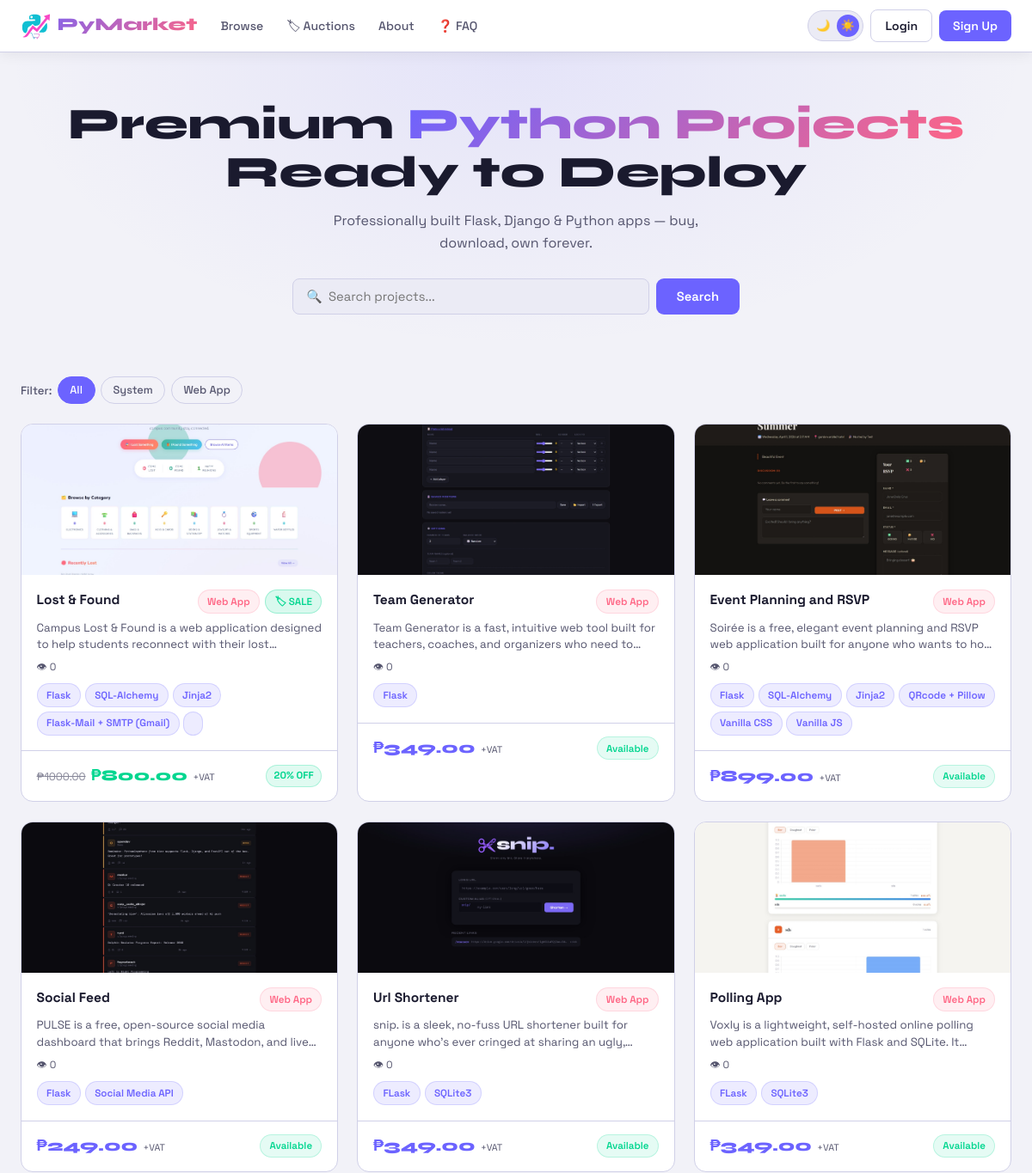
Before: / (upper part) with the older database file.
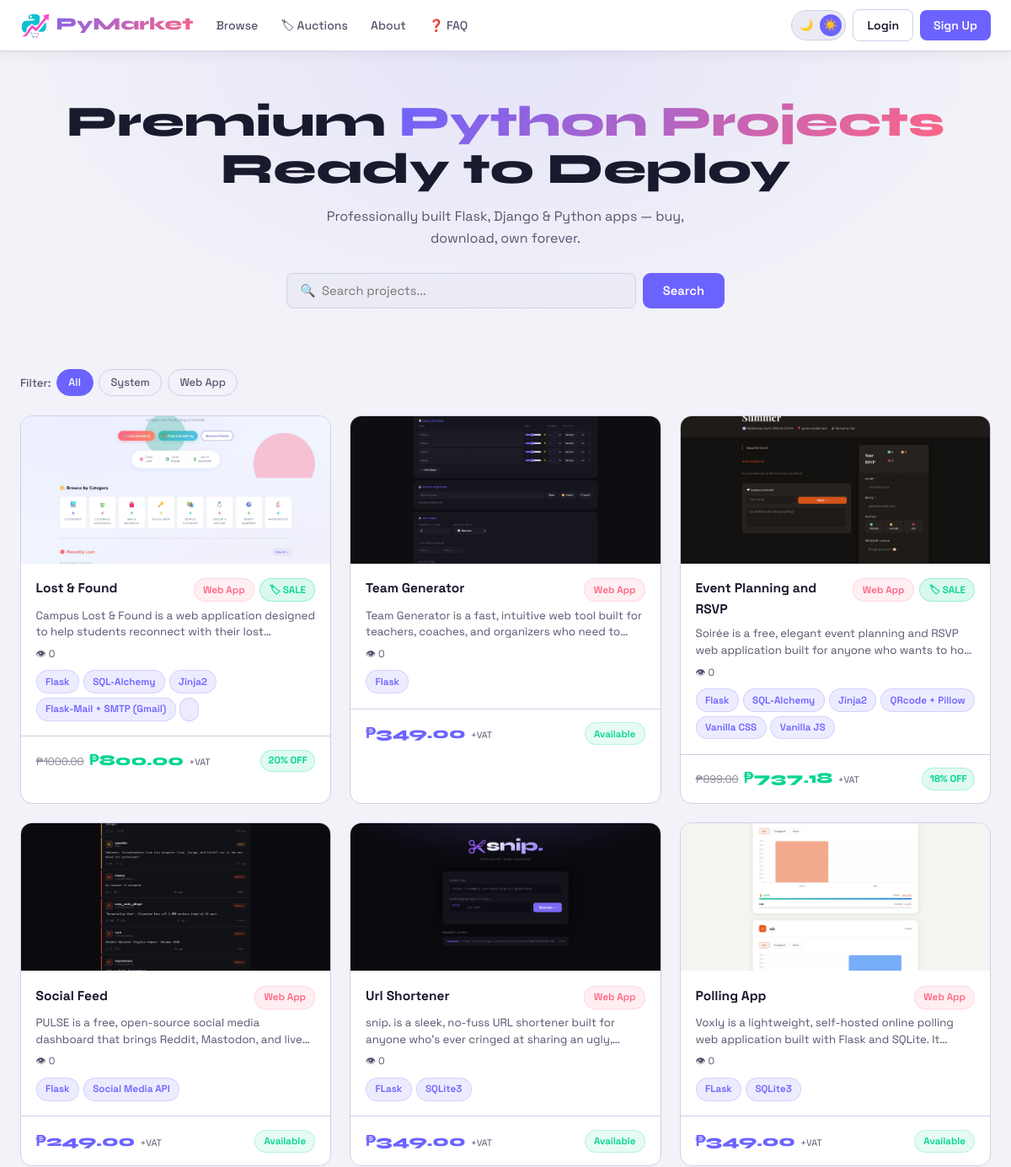
After: the same page with the newer database file.
### tables this page shows
CREATE TABLE projects (
                id INTEGER PRIMARY KEY AUTOINCREMENT,
                title TEXT NOT NULL,
                description TEXT NOT NULL,
                price REAL NOT NULL,
                tech_stack TEXT,
                category TEXT,
                file_path TEXT,
                is_active INTEGER DEFAULT 1,
                created_at TEXT DEFAULT CURRENT_TIMESTAMP
            , original_price REAL, discount_percent REAL DEFAULT 0, view_count INTEGER DEFAULT 0);

### app.py (the view)
@app.route('/')
def index():
    db = get_db()
    search   = request.args.get('q','')
    category = request.args.get('cat','')
    now = datetime.now().isoformat()
    query = """
        SELECT p.*,
            (SELECT filename FROM screenshots WHERE project_id=p.id LIMIT 1) as thumb,
            (SELECT COUNT(*) FROM orders o WHERE o.project_id=p.id AND o.status='approved') as buyer_count,
            (SELECT GROUP_CONCAT(u.username, ', ')
             FROM orders o JOIN users u ON o.user_id=u.id
             WHERE o.project_id=p.id AND o.status='approved') as buyer_names,
            (SELECT COUNT(*) FROM orders o WHERE o.project_id=p.id AND o.status='approved') as is_sold_out,
            (SELECT id FROM auctions a
             WHERE a.project_id=p.id AND a.starts_at <= ? AND a.ends_at >= ?
             LIMIT 1) as active_auction_id,
            (SELECT COUNT(*) FROM project_views v WHERE v.project_id=p.id) as view_count,
            (SELECT ROUND(AVG(r.rating),1) FROM reviews r WHERE r.project_id=p.id) as avg_rating,
            (SELECT COUNT(*) FROM reviews r WHERE r.project_id=p.id) as review_count
        FROM projects p WHERE p.is_active=1
    """
    params = [now, now]
    if search:
        query += " AND (p.title LIKE ? OR p.description LIKE ? OR p.tech_stack LIKE ?)"
        params += [f'%{search}%']*3
    if category:
        query += " AND p.category=?"
        params.append(category)
    query += " ORDER BY p.created_at DESC"
    projects   = db.execute(query, params).fetchall()
    categories = db.execute("SELECT DISTINCT category FROM projects WHERE is_active=1 AND category IS NOT NULL").fetchall()
    auction_rows = db.execute("""
        SELECT a.*, p.title as project_title, p.category,
            (SELECT filename FROM screenshots WHERE project_id=p.id LIMIT 1) as thumb,
            (SELECT COUNT(*) FROM auction_bids WHERE auction_id=a.id) as bid_count,
            (SELECT MAX(amount) FROM auction_bids WHERE auction_id=a.id) as current_bid,
            (SELECT u.username FROM auction_bids b JOIN users u ON b.user_id=u.id
             WHERE b.auction_id=a.id ORDER BY b.amount DESC LIMIT 1) as top_bidder
        FROM auctions a JOIN projects p ON a.project_id=p.id
        ORDER BY a.starts_at ASC LIMIT 4
    """).fetchall()
    auctions = []
    for a in auction_rows:
        d = dict(a)
        d['live_status'] = auction_status(a)
        auctions.append(d)
    return render_template('index.html', projects=projects, categories=categories,
                           search=search, selected_cat=category, auctions=auctions)

### app.py (called while the page is built)
@app.after_request
def add_security_headers(response):
    response.headers['X-Frame-Options'] = 'SAMEORIGIN'
    response.headers['X-Content-Type-Options'] = 'nosniff'
    response.headers['Referrer-Policy'] = 'strict-origin-when-cross-origin'
    response.headers['Content-Security-Policy'] = (
        "default-src 'self'; "
        "script-src 'self' 'unsafe-inline'; "
        "style-src 'self' 'unsafe-inline' https://fonts.googleapis.com; "
        "font-src https://fonts.gstatic.com; "
        "img-src 'self' data: https://api.qrserver.com; "
    )
    return response

def get_db():
    conn = sqlite3.connect(DB_PATH)
    conn.row_factory = sqlite3.Row
    return conn

### templates/index.html (shortened to what this page needs)
{% extends 'base.html' %}
{% block content %}
<div class="hero">
  <h1>Premium <span>Python Projects</span><br>Ready to Deploy</h1>
  <p>Professionally built Flask, Django &amp; Python apps — buy, download, own forever.</p>
  <form method="GET" action="{{ url_for('index') }}" class="search-bar">
    <input type="text" name="q" placeholder="🔍  Search projects..." value="{{ search }}">
    <button type="submit" class="btn btn-primary">Search</button>
  </form>
</div>
<div class="container">
  {% if categories %}
  <div class="filter-row">
    <span>Filter:</span>
    <a href="{{ url_for('index',q=search) }}" class="cat-pill {% if not selected_cat %}active{% endif %}">All</a>
    {% for cat in categories %}
      <a href="{{ url_for('index',q=search,cat=cat['category']) }}" class="cat-pill {% if selected_cat==cat['category'] %}active{% endif %}">{{ cat['category'] }}</a>
    {% endfor %}
  </div>
  {% endif %}
  {% if projects %}
  <div class="grid">
    {% for p in projects %}
    {% set sold_out = p['is_sold_out'] and p['is_sold_out'] >= 1 %}
    {% set has_discount = p['discount_percent'] and p['discount_percent'] > 0 %}
    {% set sale_price = (p['price'] * (1 - p['discount_percent']/100))|round(2) if has_discount else p['price'] %}
    <div class="card" onclick="requireLogin('{{ url_for('project_detail',pid=p['id']) }}')">
      {% if p['thumb'] %}
        <img class="card-img" src="{{ url_for('static',filename='uploads/screenshots/'+p['thumb']) }}" alt="{{ p['title'] }}" {% if sold_out %}style="filter:grayscale(.5);opacity:.7"{% endif %}>
      {% else %}
        <div class="card-img-placeholder">🐍</div>
      {% endif %}
      <div class="card-body">
        <div style="display:flex;align-items:flex-start;gap:.4rem;flex-wrap:wrap;margin-bottom:.4rem">
          <div class="card-title" style="margin:0;flex:1">{{ p['title'] }}</div>
          {% if p['category'] %}<span class="badge badge-cat">{{ p['category'] }}</span>{% endif %}
          {% if has_discount and not sold_out %}<span class="badge" style="background:rgba(0,214,143,.15);color:var(--green);border:1px solid rgba(0,214,143,.3)">🏷 SALE</span>{% endif %}
        </div>
        <div class="card-desc">{{ p['description'] }}</div>
        <div style="display:flex;gap:.5rem;flex-wrap:wrap;margin-top:.4rem">
          <span style="font-size:.74rem;color:var(--muted)">👁 {{ p['view_count'] or 0 }}</span>
        </div>
        {% if p['tech_stack'] %}
        <div style="margin-top:.6rem;display:flex;flex-wrap:wrap;gap:.3rem">
          {% for tech in p['tech_stack'].split(',') %}<span class="badge badge-tech">{{ tech.strip() }}</span>{% endfor %}
        </div>
        {% endif %}
      </div>
      <div class="card-footer">
        <div style="display:flex;align-items:baseline;gap:.4rem;flex-wrap:wrap">
          {% if has_discount and not sold_out %}
            <span style="font-size:.78rem;text-decoration:line-through;color:var(--muted);opacity:.7">₱{{ "%.2f"|format(p['price']) }}</span>
            <span class="price" style="color:var(--green);font-size:1.1rem"> ₱{{ "%.2f"|format(sale_price) }}</span>
            <span style="font-size:.68rem;color:var(--muted)">+VAT</span>
          {% else %}
            <span class="price {% if sold_out %}price-crossed{% endif %}">₱{{ "%.2f"|format(p['price']) }}</span>
            <span style="font-size:.68rem;color:var(--muted)">+VAT</span>
          {% endif %}
        </div>
        {% if sold_out %}
          <span class="badge badge-red" style="font-size:.72rem">Unavailable</span>
        {% elif has_discount %}
          <span style="background:rgba(0,214,143,.12);color:var(--green);border:1px solid rgba(0,214,143,.25);border-radius:20px;padding:.18rem .55rem;font-size:.72rem;font-weight:700;white-space:nowrap">{{ p['discount_percent']|int }}% OFF</span>
        {% else %}
          <span class="badge badge-green" style="font-size:.72rem">Available</span>
        {% endif %}
      </div>
    </div>
    {% endfor %}
  </div>
  {% else %}
  <div class="empty"><div class="empty-icon">🔍</div><div>No projects found{% if search %} for "{{ search }}"{% endif %}.</div></div>
  {% endif %}
</div>
{% endblock %}

### templates/base.html (shortened to what this page needs)
<!DOCTYPE html>
<html lang="en" data-theme="dark">
<head>
</head>
<body>
<nav>
  <div class="nav-inner">
    <a href="{{ url_for('index') }}" class="nav-logo">
      <img src="{{ url_for('static', filename='logo.svg')}}" height="36px" style="height=36px:auto;vertical-align:middle;">
     PyMarket</a>
    <div class="nav-links">
      <a href="{{ url_for('index') }}" class="nav-link">Browse</a>
      <a href="{{ url_for('auctions') }}" class="nav-link">🏷 Auctions</a>
      {% if not session.get('user_id') %}
        <a href="{{ url_for('about') }}" class="nav-link">About</a>
        <a href="{{ url_for('faq') }}" class="nav-link">❓ FAQ</a>
      {% endif %}
    </div>
    <div class="nav-actions">
      <div class="theme-toggle" onclick="toggleTheme()">
        <button class="theme-btn" id="btn-dark">🌙</button>
        <button class="theme-btn" id="btn-light">☀️</button>
      </div>
      {% if session.get('user_id') %}
        <a href="{{ url_for('profile') }}" class="nav-avatar" title="{{ session.username }}">
          {{ session.username[0].upper() }}
        </a>
        <a href="{{ url_for('logout') }}" class="nav-btn outline" style="display:none" id="nav-logout">Logout</a>
      {% else %}
        <a href="{{ url_for('login') }}" class="nav-btn outline">Login</a>
        <a href="{{ url_for('register') }}" class="nav-btn">Sign Up</a>
      {% endif %}
    </div>
  </div>
</nav>
{% block content %}{% endblock %}
</body>
</html>

### templates/base.html (style rules this page uses)
[data-theme="light"] { --bg:#f2f2f8;--surface:#ffffff;--surface2:#ebebf5;--border:#d0d0e8;--text:#1a1a2e;--muted:#55556e;--shadow:rgba(0,0,0,.07);--card-shadow:rgba(108,99,255,.1) }
:root { --accent:#6c63ff;--accent2:#ff6584;--green:#00d68f;--yellow:#ffd166;--font:'Space Grotesk',sans-serif;--mono:'JetBrains Mono',monospace;--display:'Syne',sans-serif }
* { margin:0;padding:0;box-sizing:border-box }
html { scroll-behavior:smooth }
body { background:var(--bg);color:var(--text);font-family:var(--font);min-height:100vh;line-height:1.6;transition:background .25s,color .25s }
a { color:inherit;text-decoration:none }
img { max-width:100% }
nav { background:var(--surface);border-bottom:1px solid var(--border);position:sticky;top:0;z-index:200;box-shadow:0 2px 16px var(--shadow);transition:background .25s }
.nav-inner { max-width:1280px;margin:0 auto;padding:0 1.5rem;display:flex;align-items:center;gap:1rem;height:60px }
.nav-logo { font-family:var(--display);font-size:1.3rem;font-weight:800;background:linear-gradient(135deg,var(--accent),var(--accent2));-webkit-background-clip:text;-webkit-text-fill-color:transparent;white-space:nowrap;flex-shrink:0 }
.nav-links { display:flex;align-items:center;gap:.3rem;margin-right:auto }
.nav-link { color:var(--muted);font-size:.88rem;font-weight:500;padding:.38rem .7rem;border-radius:7px;transition:.2s;white-space:nowrap }
.nav-actions { display:flex;align-items:center;gap:.5rem;flex-shrink:0 }
.nav-btn { background:var(--accent);color:#fff;padding:.4rem 1rem;border-radius:8px;font-size:.88rem;font-weight:600;transition:.2s;white-space:nowrap }
.nav-btn.outline { background:transparent;border:1px solid var(--border);color:var(--text) }
.theme-toggle { background:var(--surface2);border:1px solid var(--border);border-radius:99px;padding:.25rem .3rem;cursor:pointer;display:flex;align-items:center;gap:.15rem }
.theme-btn { width:26px;height:26px;border-radius:50%;display:flex;align-items:center;justify-content:center;font-size:.82rem;border:none;background:transparent;cursor:pointer;transition:.2s }
.theme-btn.active { background:var(--accent);color:#fff }
.container { max-width:1280px;margin:0 auto;padding:2rem 1.5rem }
.grid { display:grid;grid-template-columns:repeat(auto-fill,minmax(280px,1fr));gap:1.4rem }
.card { background:var(--surface);border:1px solid var(--border);border-radius:14px;overflow:hidden;transition:.3s;cursor:pointer }
.card-img { width:100%;height:175px;object-fit:cover;display:block }
.card-body { padding:1.1rem }
.card-title { font-weight:700;font-size:.97rem;margin-bottom:.35rem }
.card-desc { color:var(--muted);font-size:.83rem;line-height:1.5;display:-webkit-box;-webkit-line-clamp:2;-webkit-box-orient:vertical;overflow:hidden }
.card-footer { display:flex;align-items:center;justify-content:space-between;padding:.9rem 1.1rem;border-top:1px solid var(--border) }
.price { font-family:var(--display);font-size:1.15rem;font-weight:800;color:var(--accent) }
.badge { font-size:.73rem;font-weight:600;padding:.22rem .65rem;border-radius:99px;display:inline-block }
.badge-tech { background:rgba(108,99,255,.12);color:var(--accent);border:1px solid rgba(108,99,255,.2) }
.badge-cat { background:rgba(255,101,132,.1);color:var(--accent2);border:1px solid rgba(255,101,132,.18) }
.badge-green { background:rgba(0,214,143,.1);color:var(--green);border:1px solid rgba(0,214,143,.2) }
input,select,textarea { width:100%;background:var(--surface2);border:1px solid var(--border);border-radius:8px;padding:.7rem .95rem;color:var(--text);font-family:var(--font);font-size:.92rem;outline:none;transition:.2s }
.btn { display:inline-flex;align-items:center;justify-content:center;gap:.45rem;padding:.7rem 1.5rem;border-radius:9px;font-family:var(--font);font-size:.92rem;font-weight:600;cursor:pointer;border:none;transition:.2s;text-align:center }
.btn-primary { background:var(--accent);color:#fff }

Changed rows visible on the page:
changed projects "Event Planning and RSVP": sale_price (not shown) → "737.18"; discount_percent (not shown) → "18"
